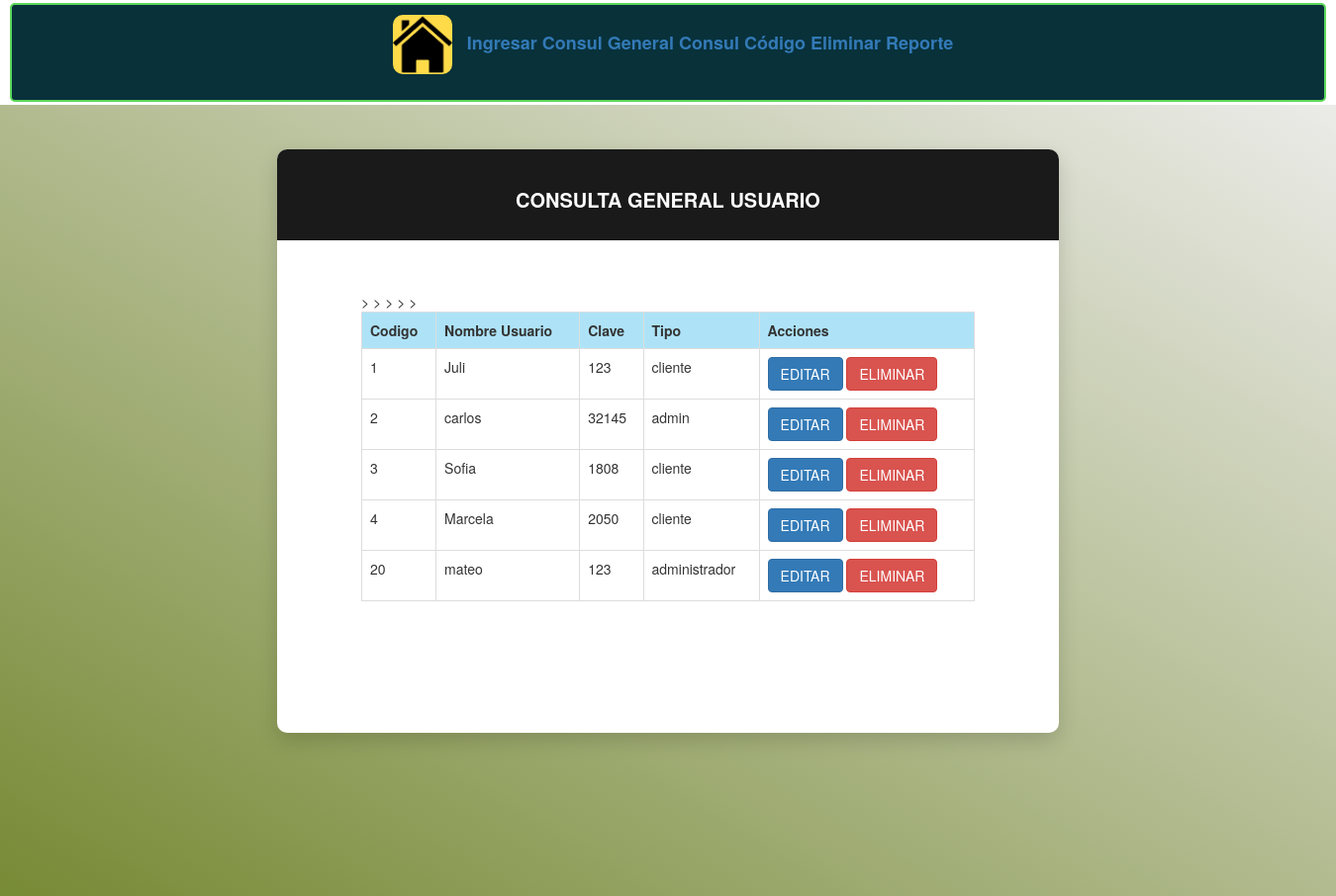
Page /vistas/formConsulUsua.php on the committed database.
### tables this page shows
CREATE TABLE Usuario(
Usua_codigo int primary key,
Usua_nombre varchar (32),
Usua_clave varchar (32),
Usua_Tipo varchar (15)
);

### modelo/conexion.php (called while the page is built)
<?php
class Conexion{
    private $server='localhost';
    private $user='root';
    private $password='';
    private $database='ferreteria_beraka';
    public function __construct(){
        try{
            $connect=new PDO("mysql:host=".$this->server.";dbname=".$this->database,$this->user,$this->password);
            return $connect;
        }catch(PDOException $error){
            return "Error al conectarse: ".$error;
        }
    }
}
?>

### modelo/clsUsuario.php (called while the page is built, shortened)
<?php
require_once('conexion.php');
class Usuario extends Conexion{
    public function __construct(){
        $this->db=parent::__construct();
	}
	public function consultarTodos(){
		$consulta=$this->db->prepare("SELECT * FROM usuario");
		$filas=null;
		$consulta->execute();
		while($resultado=$consulta->fetch()){
			$filas[]=$resultado;
		}
		return $filas;
	}
}
?>

### vistas/formConsulUsua.php (the view, shortened to what this page needs)
<!DOCTYPE html>
<html lang="en">
<head>
    <link rel="stylesheet" href="../aplicaciones/css/menu2.css">
    <link rel="stylesheet" href="../aplicaciones/css/main.css">
    <link rel="stylesheet" href="../aplicaciones/css/bootstrap.min.css">
</head>
<body>
<center>
<nav class="menu">
  <a href="menu.php" class="img"><img src="../aplicaciones/img/menu.png" alt=""></a>
  <a href="formRegistrarUsuario.php">Ingresar</button> </a>
  <a href="formConsulUsua.php"> Consul General</button></a>
  <a href="formConsulUsuaCodigo.php"> Consul Código</button></a>
  <a href="formEliminarUsuario.php"> Eliminar</button> </a>
  <a href="reporteUsuario.php">Reporte</button></a>
  </nav>
</center>
<div class="page-wrapper bg-gra-03 p-t-45 p-b-50">
        <div class="wrapper wrapper--w790">
            <div class="card card-5">
                <div class="card-heading">
                    <h2 class="title">Consulta General Usuario</h2>
                </div>
                <div class="card-body">
  <div class="form-row">
   <table class="table table-bordered">
     <tr colspan="2" bgcolor="AEE3F7" align="center">
           <th>Codigo</th>
           <th>Nombre Usuario</th>
           <th>Clave</th>
           <th>Tipo</th>
           <th>Acciones</th>
   </tr>
<?php
    require_once('../modelo/clsUsuario.php');
    $objeto=new Usuario();
    $filas=$objeto->consultarTodos();
    if ($filas !=null) {
        foreach($filas as $fila ){
?>
      <tr>
         <td> <?php echo $fila['Usua_codigo']; ?> </td>
		 <td> <?php echo $fila['Usua_nombre']; ?> </td>
         <td> <?php echo $fila['Usua_clave'];?></td>
         <td> <?php echo $fila['Usua_Tipo']; ?></td>
          <td>
          <a href="../controlador/controlOpcion2ConsultarUsuario.php?Id=<?php echo $fila['Usua_codigo'];?>" class="btn btn-primary">Editar</a>
					<a href="../controlador/controlEliminarUsuarioTabla.php?txtNombre=<?php echo $fila['Usua_nombre'];?>" class="btn btn-danger" onclick="return alerta();">Eliminar</a>
          </td>
      </tr>
      <?php
				}
			}
			?>
   </table>
</div>
</body>
</html>

### aplicaciones/css/menu2.css (style rules this page uses)
.menu { text-decoration: none; font-weight: 600; font-size: 18px; color: #ffffff; background-color: #08313A; border-radius: 6px; border: 2px solid #5CD85A; }
.menu { margin: 20px; width: 1330px; height: 100px; margin: 3px 10px; border-radius:5px; }
.menu img { max-width: 60px; height: 60px; margin: 10px 10px; border-radius: 10px; }

### aplicaciones/css/main.css (style rules this page uses)
.form-row { display: -webkit-box; display: -webkit-flex; display: -moz-box; display: -ms-flexbox; display: flex; -webkit-flex-wrap: wrap; -ms-flex-wrap: wrap; flex-wrap: wrap; -webkit-box-align: center; -webkit-align-items: center; -moz-box-align: center; -ms-flex-align: center; align-items: center; margin-bottom: 40px; }
html { -webkit-box-sizing: border-box; -moz-box-sizing: border-box; box-sizing: border-box; }
* { padding: 0; margin: 0; }
*, *:before, *:after { -webkit-box-sizing: inherit; -moz-box-sizing: inherit; box-sizing: inherit; }
body, h1, h2, h3, h4, h5, h6, blockquote, p, pre, dl, dd, ol, ul, figure, hr, fieldset, legend { margin: 0; padding: 0; }
table { border-collapse: collapse; border-spacing: 0; }
.page-wrapper { min-height: 100vh; }
body { font-family: "Open Sans", "Arial", "Helvetica Neue", sans-serif; font-weight: 400; font-size: 14px; }
h1, h2, h3, h4, h5, h6 { font-weight: 400; }
h2 { font-size: 30px; }
.bg-gra-03 { background: -webkit-gradient(linear, left bottom, right top, from(#778A35), to(#EBEBE8)); background: -webkit-linear-gradient(bottom left, #778A35 0%, #EBEBE8 100%); background: -moz-linear-gradient(bottom left, #778A35 0%, #EBEBE8 100%); background: -o-linear-gradient(bottom left, #778A35 0%, #EBEBE8 100%); background: linear-gradient(to top right, #778A35 0%, #EBEBE8 100%); }
.p-t-45 { padding-top: 45px; }
.p-b-50 { padding-bottom: 50px; }
.wrapper { margin: 0 auto; }
.wrapper--w790 { max-width: 790px; }
.btn { display: inline-block; line-height: 50px; padding: 0 50px; -webkit-transition: all 0.4s ease; -o-transition: all 0.4s ease; -moz-transition: all 0.4s ease; transition: all 0.4s ease; cursor: pointer; font-size: 15px; text-transform: uppercase; font-weight: 700; color: #fff; font-family: inherit; }
.title { font-size: 20px; text-transform: uppercase; font-weight: 700; text-align: center; color: #fff; }
.card { -webkit-border-radius: 3px; -moz-border-radius: 3px; border-radius: 3px; background: #fff; }
.card-5 { background: #fff; -webkit-border-radius: 10px; -moz-border-radius: 10px; border-radius: 10px; -webkit-box-shadow: 0px 8px 20px 0px rgba(0, 0, 0, 0.15); -moz-box-shadow: 0px 8px 20px 0px rgba(0, 0, 0, 0.15); box-shadow: 0px 8px 20px 0px rgba(0, 0, 0, 0.15); }
.card-5 .card-heading { padding: 20px 0; background: #1a1a1a; -webkit-border-top-left-radius: 10px; -moz-border-radius-topleft: 10px; border-top-left-radius: 10px; -webkit-border-top-right-radius: 10px; -moz-border-radius-topright: 10px; border-top-right-radius: 10px; }
.card-5 .card-body { padding: 52px 85px; padding-bottom: 73px; }

### rows in the picture
usuario: Usua_codigo "1", Usua_nombre "Juli", Usua_clave "123", Usua_Tipo "cliente"
usuario: Usua_codigo "2", Usua_nombre "carlos", Usua_clave "32145", Usua_Tipo "admin"
usuario: Usua_codigo "3", Usua_nombre "Sofia", Usua_clave "1808", Usua_Tipo "cliente"
usuario: Usua_codigo "4", Usua_nombre "Marcela", Usua_clave "2050", Usua_Tipo "cliente"
usuario: Usua_codigo "20", Usua_nombre "mateo", Usua_clave "123", Usua_Tipo "administrador"
